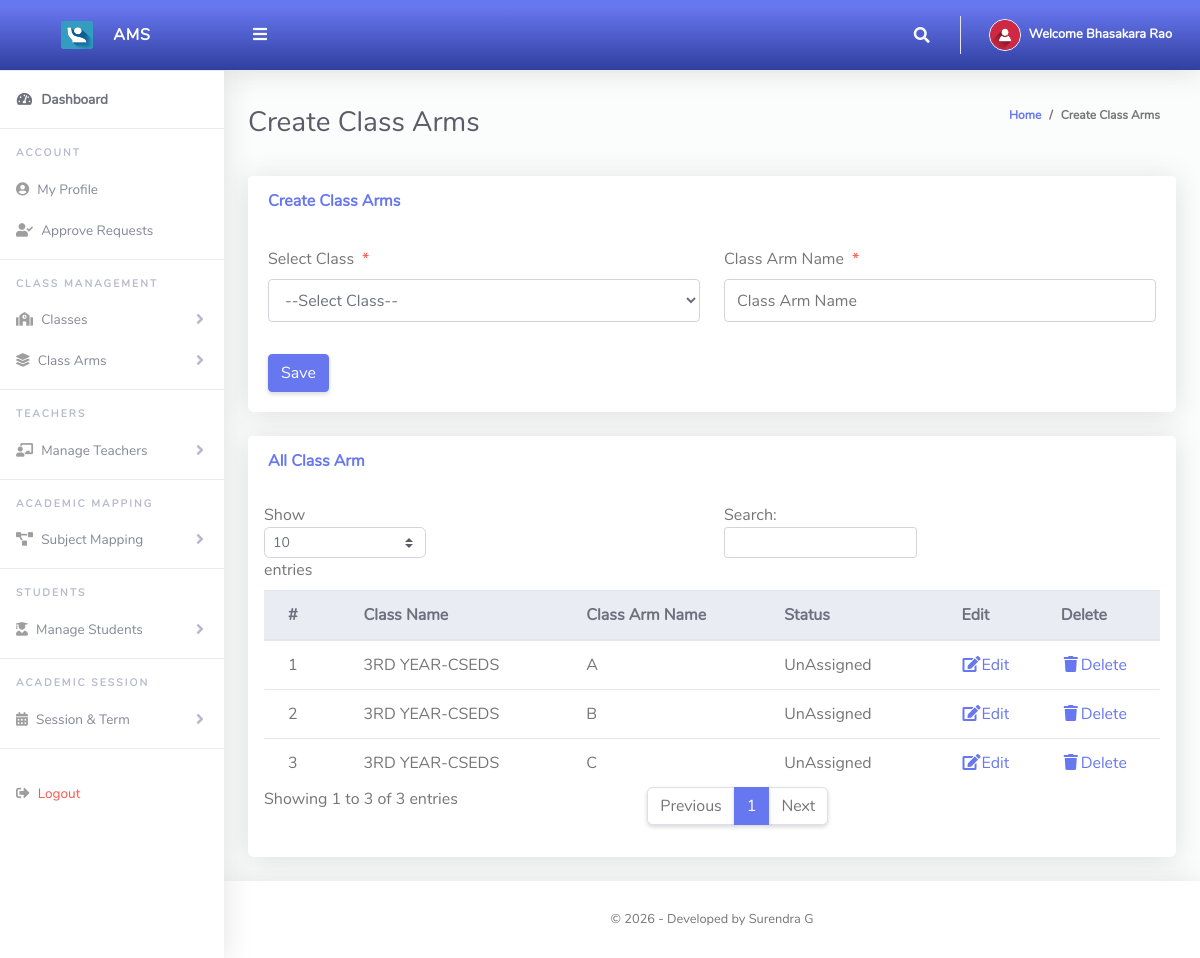
The page /Admin/createClassArms.php (signed in) on the database as committed earlier.
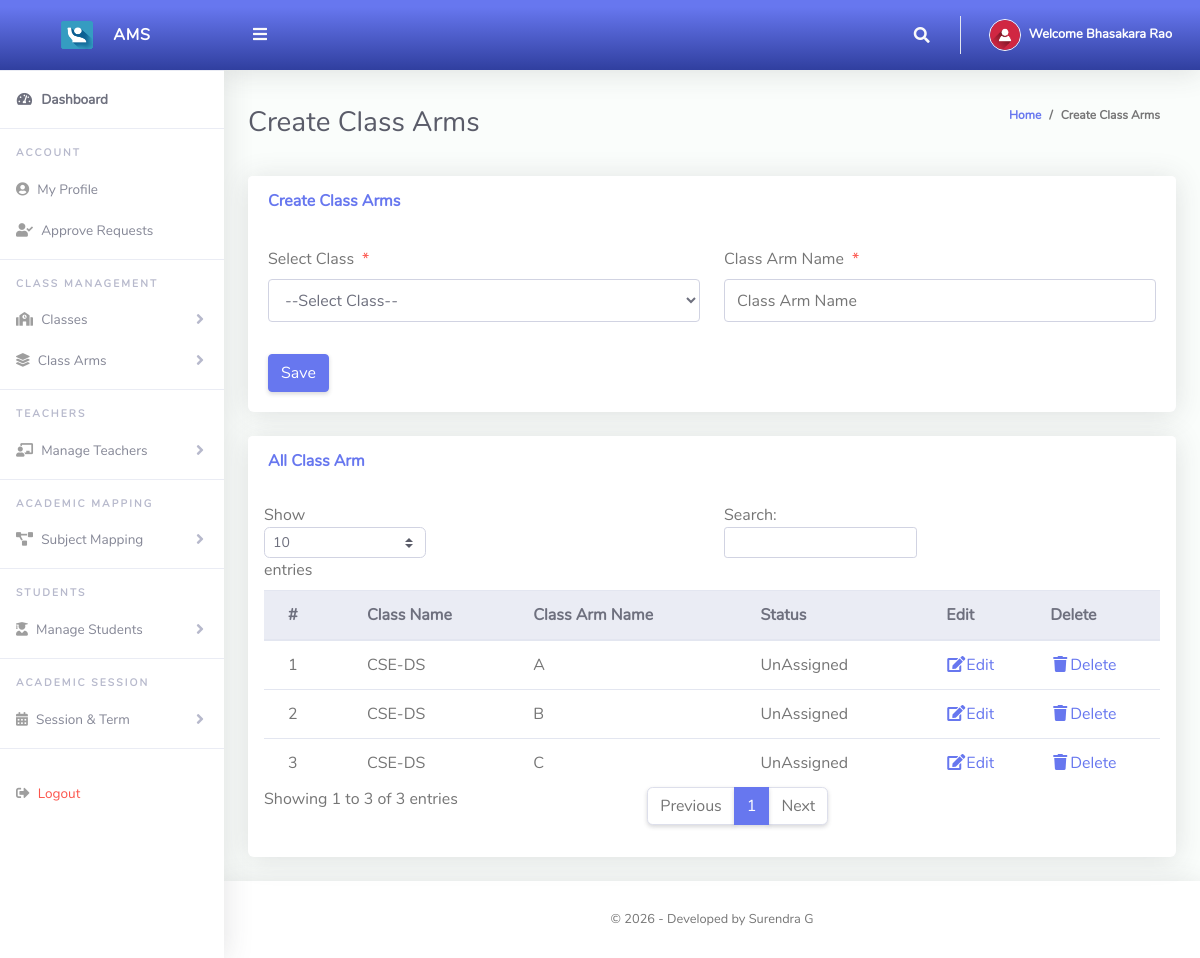
The same page on the database as committed later.
### tables this page shows
CREATE TABLE `tblclassarms` (
  `Id` int(10) NOT NULL,
  `classId` varchar(10) NOT NULL,
  `classArmName` varchar(255) NOT NULL,
  `isAssigned` varchar(10) NOT NULL
);

CREATE TABLE `tblclass` (
  `Id` int(10) NOT NULL,
  `className` varchar(255) NOT NULL
);

### Admin/createClassArms.php (the view, shortened to what this page needs)
<?php
include '../Includes/dbcon.php';
?>
<!DOCTYPE html>
<html lang="en">
<head>
  <link href="../vendor/fontawesome-free/css/all.min.css" rel="stylesheet" type="text/css">
  <link href="../vendor/bootstrap/css/bootstrap.min.css" rel="stylesheet" type="text/css">
  <link href="css/ruang-admin.min.css" rel="stylesheet">
</head>
<body id="page-top">
  <div id="wrapper">
      <?php include "Includes/sidebar.php";?>
    <div id="content-wrapper" class="d-flex flex-column">
      <div id="content">
       <?php include "Includes/topbar.php";?>
        <div class="container-fluid" id="container-wrapper">
          <div class="d-sm-flex align-items-center justify-content-between mb-4">
            <h1 class="h3 mb-0 text-gray-800">Create Class Arms</h1>
            <ol class="breadcrumb">
              <li class="breadcrumb-item"><a href="./">Home</a></li>
              <li class="breadcrumb-item active" aria-current="page">Create Class Arms</li>
            </ol>
          </div>
          <div class="row">
            <div class="col-lg-12">
              <div class="card mb-4">
                <div class="card-header py-3 d-flex flex-row align-items-center justify-content-between">
                  <h6 class="m-0 font-weight-bold text-primary">Create Class Arms</h6>
                </div>
                <div class="card-body">
                  <form method="post">
                    <div class="form-group row mb-3">
                        <div class="col-xl-6">
                        <label class="form-control-label">Select Class<span class="text-danger ml-2">*</span></label>
                         <?php
                        $qry= "SELECT * FROM tblclass ORDER BY className ASC";
                        $result = $conn->query($qry);
                        $num = $result->num_rows;
                        if ($num > 0){
                          echo ' <select required name="classId" class="form-control mb-3">';
                          echo'<option value="">--Select Class--</option>';
                                  echo '</select>';
                              }
                            ?>
                        </div>
                        <div class="col-xl-6">
                        <label class="form-control-label">Class Arm Name<span class="text-danger ml-2">*</span></label>
                      <input type="text" class="form-control" name="classArmName" value="<?php echo $row['classArmName'];?>" id="exampleInputFirstName" placeholder="Class Arm Name">
                        </div>
                    </div>
                      <?php
                    if (isset($Id))
                    {
                    ?>
                    <button type="submit" name="update" class="btn btn-warning">Update</button>
                    &nbsp;&nbsp;&nbsp;&nbsp;&nbsp;&nbsp;&nbsp;&nbsp;&nbsp;&nbsp;
                    <?php
                    } else {
                    ?>
                    <button type="submit" name="save" class="btn btn-primary">Save</button>
                    <?php
                    }
                    ?>
                  </form>
                </div>
              </div>
                 <div class="row">
              <div class="col-lg-12">
              <div class="card mb-4">
                <div class="card-header py-3 d-flex flex-row align-items-center justify-content-between">
                  <h6 class="m-0 font-weight-bold text-primary">All Class Arm</h6>
                </div>
                <div class="table-responsive p-3">
                  <table class="table align-items-center table-flush table-hover" id="dataTableHover">
                    <thead class="thead-light">
                      <tr>
                        <th>#</th>
                        <th>Class Name</th>
                        <th>Class Arm Name</th>
                         <th>Status</th>
                        <th>Edit</th>
                        <th>Delete</th>
                      </tr>
                    </thead>
                    <tbody>
                  <?php
                      $query = "SELECT tblclassarms.Id,tblclassarms.isAssigned,tblclass.className,tblclassarms.classArmName
                      FROM tblclassarms
                      INNER JOIN tblclass ON tblclass.Id = tblclassarms.classId";
                      $rs = $conn->query($query);
                      $num = $rs->num_rows;
                      $sn=0;
                      $status="";
                      if($num > 0)
                      {
                        while ($rows = $rs->fetch_assoc())
                          {
                              if($rows['isAssigned'] == '1'){$status = "Assigned";}else{$status = "UnAssigned";}
                             $sn = $sn + 1;
                            echo"
                              <tr>
                                <td>".$sn."</td>
                                <td>".$rows['className']."</td>
                                <td>".$rows['classArmName']."</td>
                                <td>".$status."</td>
                                <td><a href='?action=edit&Id=".$rows['Id']."'><i class='fas fa-fw fa-edit'></i>Edit</a></td>
                                <td><a href='?action=delete&Id=".$rows['Id']."'><i class='fas fa-fw fa-trash'></i>Delete</a></td>
                              </tr>";
                          }
                      }
                      else
                      {
                           echo
                           "<div class='alert alert-danger' role='alert'>
                            No Record Found!
                            </div>";
                      }
                      ?>
                    </tbody>
                  </table>
                </div>
              </div>
            </div>
            </div>
          </div>
        </div>
      </div>
       <?php include "Includes/footer.php";?>
    </div>
  </div>
</body>
</html>

### Admin/Includes/sidebar.php (shortened to what this page needs)
<ul class="navbar-nav sidebar sidebar-light accordion shadow-sm" id="accordionSidebar"
    style="background:#f8f9fc;">
  <a class="sidebar-brand d-flex align-items-center justify-content-center bg-gradient-primary"
     href="index.php">
    <div class="sidebar-brand-icon">
      <img src="img/logo/attnlg.jpg" width="40" style="border-radius:10px;">
    </div>
    <div class="sidebar-brand-text mx-3 font-weight-bold text-white">
      AMS
    </div>
  </a>
  <hr class="sidebar-divider my-0">
  <li class="nav-item active">
    <a class="nav-link" href="index.php">
      <i class="fas fa-fw fa-tachometer-alt"></i>
      <span>Dashboard</span>
    </a>
  </li>
  <hr class="sidebar-divider">
  <div class="sidebar-heading">
    Account
  </div>
  <li class="nav-item">
    <a class="nav-link" href="profile.php">
      <i class="fas fa-user-circle"></i>
      <span>My Profile</span>
    </a>
  </li>
  <li class="nav-item">
    <a class="nav-link" href="pendingRequests.php">
      <i class="fas fa-user-check"></i>
      <span>Approve Requests</span>
    </a>
  </li>
  <hr class="sidebar-divider">
  <div class="sidebar-heading">
    Class Management
  </div>
  <li class="nav-item">
    <a class="nav-link collapsed" href="#" data-toggle="collapse" data-target="#collapseClass">
      <i class="fas fa-school"></i>
      <span>Classes</span>
    </a>
  </li>
  <li class="nav-item">
    <a class="nav-link collapsed" href="#" data-toggle="collapse" data-target="#collapseClassArm">
      <i class="fas fa-layer-group"></i>
      <span>Class Arms</span>
    </a>
  </li>
  <hr class="sidebar-divider">
  <div class="sidebar-heading">
    Teachers
  </div>
  <li class="nav-item">
    <a class="nav-link collapsed" href="#" data-toggle="collapse" data-target="#collapseTeacher">
      <i class="fas fa-chalkboard-teacher"></i>
      <span>Manage Teachers</span>
    </a>
  </li>
  <hr class="sidebar-divider">
  <div class="sidebar-heading">
    Academic Mapping
  </div>
  <li class="nav-item">
    <a class="nav-link collapsed" href="#" data-toggle="collapse" data-target="#collapseMapping">
      <i class="fas fa-project-diagram"></i>
      <span>Subject Mapping</span>
    </a>
  </li>
  <hr class="sidebar-divider">
  <div class="sidebar-heading">
    Students
  </div>
  <li class="nav-item">
    <a class="nav-link collapsed" href="#" data-toggle="collapse" data-target="#collapseStudent">
      <i class="fas fa-user-graduate"></i>
      <span>Manage Students</span>
    </a>
  </li>
  <hr class="sidebar-divider">
  <div class="sidebar-heading">
    Academic Session
  </div>
  <li class="nav-item">
    <a class="nav-link collapsed" href="#" data-toggle="collapse" data-target="#collapseSession">
      <i class="fas fa-calendar-alt"></i>
      <span>Session & Term</span>
    </a>
  </li>
  <hr class="sidebar-divider">
  <li class="nav-item">
    <a class="nav-link text-danger" href="../logout.php"
       onclick="return confirm('Are you sure you want to logout?');">
      <i class="fas fa-sign-out-alt"></i>
      <span>Logout</span>
    </a>
  </li>
</ul>

### Admin/Includes/topbar.php (shortened to what this page needs)
<?php
$adminId = $_SESSION['adminId'];
$stmt = $conn->prepare("SELECT firstName, lastName FROM tbladmin WHERE Id = ?");
$stmt->bind_param("i", $adminId);
$stmt->execute();
$result = $stmt->get_result();
$fullName = "Administrator";
if ($result->num_rows === 1) {
    $row = $result->fetch_assoc();
    $fullName = $row['firstName'] . " " . $row['lastName'];
}
?>
<nav class="navbar navbar-expand navbar-light bg-gradient-primary topbar mb-4 static-top">
  <button id="sidebarToggleTop" class="btn btn-link rounded-circle mr-3">
    <i class="fa fa-bars"></i>
  </button>
  <ul class="navbar-nav ml-auto">
    <li class="nav-item dropdown no-arrow">
      <a class="nav-link dropdown-toggle" href="#" id="searchDropdown"
         role="button" data-toggle="dropdown">
        <i class="fas fa-search fa-fw"></i>
      </a>
    </li>
    <li class="nav-item dropdown no-arrow">
      <a class="nav-link dropdown-toggle" href="#" id="userDropdown"
         role="button" data-toggle="dropdown">
        <img class="img-profile rounded-circle"
             src="img/user-icn.png" style="max-width: 40px">
        <span class="ml-2 d-none d-lg-inline text-white small">
          <b>Welcome <?php echo htmlspecialchars($fullName); ?></b>
        </span>
      </a>
    </li>
  </ul>
</nav>

### Admin/Includes/footer.php
<footer class="sticky-footer bg-white">
       <div class="container my-auto">
         <div class="copyright text-center my-auto">
           <span> &copy; <script> document.write(new Date().getFullYear()); </script> - Developed by Surendra G
           </span>
         </div>
       </div>
     </footer>

Rows that differ between the two databases and show on the page:
removed tblclassarms: classId.className "3RD YEAR-CSEDS", classArmName "A", isAssigned "UnAssigned"
removed tblclassarms: classId.className "3RD YEAR-CSEDS", classArmName "B", isAssigned "UnAssigned"
removed tblclassarms: classId.className "3RD YEAR-CSEDS", classArmName "C", isAssigned "UnAssigned"
added tblclassarms: classId.className "CSE-DS", classArmName "A", isAssigned "UnAssigned"
added tblclassarms: classId.className "CSE-DS", classArmName "B", isAssigned "UnAssigned"
added tblclassarms: classId.className "CSE-DS", classArmName "C", isAssigned "UnAssigned"
